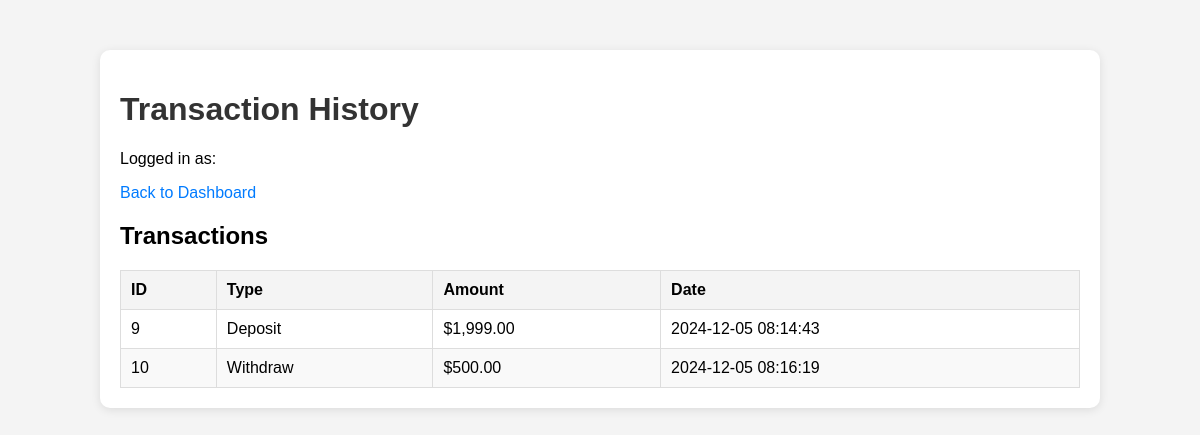
The page /transaction_history.php (signed in) on the database its author committed.
### tables this page shows
CREATE TABLE `transaction_history` (
  `id` int(11) NOT NULL,
  `customer_id` int(11) NOT NULL,
  `type` enum('Deposit','Withdraw','Transfer') NOT NULL,
  `amount` decimal(10,2) NOT NULL,
  `date` timestamp NOT NULL DEFAULT current_timestamp()
);

### transaction_history.php (the view, shortened to what this page needs)
<?php
include_once('db.php');
$user_id = $_SESSION['user_id'];
$query = "SELECT * FROM transaction_history WHERE customer_id = ?";
$stmt = $conn->prepare($query);
$stmt->bind_param('i', $user_id);
$stmt->execute();
$result = $stmt->get_result();
?>
<!DOCTYPE html>
<html lang="en">
<head>
    <link rel="stylesheet" href="style.css">
</head>
<body>
    <div class="container">
        <h1>Transaction History</h1>
        <p>Logged in as: <?php echo $_SESSION['user_name']; ?></p>
        <a href="customer_dashboard.php">Back to Dashboard</a>
        <h2>Transactions</h2>
        <?php if ($result->num_rows > 0) { ?>
            <table border="1">
                <thead>
                    <tr>
                        <th>ID</th>
                        <th>Type</th>
                        <th>Amount</th>
                        <th>Date</th>
                    </tr>
                </thead>
                <tbody>
                    <?php while ($transaction = $result->fetch_assoc()) { ?>
                        <tr>
                            <td><?php echo $transaction['id']; ?></td>
                            <td><?php echo $transaction['type']; ?></td>
                            <td><?php echo '$' . number_format($transaction['amount'], 2); ?></td>
                            <td><?php echo $transaction['date']; ?></td>
                        </tr>
                    <?php } ?>
                </tbody>
            </table>
        <?php } else {
            echo "<p>No transactions found</p>";
        } ?>
    </div>
</body>
</html>

### style.css (style rules this page uses)
body { font-family: Arial, sans-serif; background-color: #f4f4f4; margin: 0; padding: 0; }
.container { width: 80%; max-width: 1200px; margin: 50px auto; padding: 20px; background-color: #fff; border-radius: 10px; box-shadow: 0 2px 10px rgba(0, 0, 0, 0.1); }
h1 { font-size: 2em; color: #333; }
a { color: #007bff; text-decoration: none; }
table { width: 100%; border-collapse: collapse; margin-top: 20px; }
table, th, td { border: 1px solid #ddd; }
th, td { padding: 10px; text-align: left; }
th { background-color: #f4f4f4; }
tr:nth-child(even) { background-color: #f9f9f9; }

### rows shown on the page
transaction_history: id "9", type "Deposit", amount "1,999.00", date "2024-12-05 08:14:43"
transaction_history: id "10", type "Withdraw", amount "500.00", date "2024-12-05 08:16:19"
